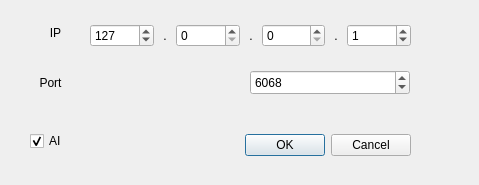
<?xml version="1.0" encoding="UTF-8"?>
<ui version="4.0">
 <class>NetworkDialog</class>
 <widget class="QDialog" name="NetworkDialog">
  <property name="windowModality">
   <enum>Qt::ApplicationModal</enum>
  </property>
  <property name="geometry">
   <rect>
    <x>0</x>
    <y>0</y>
    <width>479</width>
    <height>185</height>
   </rect>
  </property>
  <property name="windowTitle">
   <string>Server</string>
  </property>
  <widget class="QDialogButtonBox" name="buttonBox">
   <property name="geometry">
    <rect>
     <x>230</x>
     <y>130</y>
     <width>181</width>
     <height>31</height>
    </rect>
   </property>
   <property name="layoutDirection">
    <enum>Qt::LeftToRight</enum>
   </property>
   <property name="orientation">
    <enum>Qt::Horizontal</enum>
   </property>
   <property name="standardButtons">
    <set>QDialogButtonBox::Cancel|QDialogButtonBox::Ok</set>
   </property>
  </widget>
  <widget class="QWidget" name="horizontalLayoutWidget">
   <property name="geometry">
    <rect>
     <x>90</x>
     <y>20</y>
     <width>321</width>
     <height>31</height>
    </rect>
   </property>
   <layout class="QHBoxLayout" name="ipLayout">
    <item>
     <widget class="QSpinBox" name="ipASpin">
      <property name="maximum">
       <number>255</number>
      </property>
      <property name="value">
       <number>127</number>
      </property>
     </widget>
    </item>
    <item>
     <widget class="QLabel" name="ipSeparator1">
      <property name="maximumSize">
       <size>
        <width>10</width>
        <height>16777215</height>
       </size>
      </property>
      <property name="text">
       <string>.</string>
      </property>
      <property name="alignment">
       <set>Qt::AlignCenter</set>
      </property>
     </widget>
    </item>
    <item>
     <widget class="QSpinBox" name="ipBSpin">
      <property name="maximum">
       <number>255</number>
      </property>
     </widget>
    </item>
    <item>
     <widget class="QLabel" name="ipSeparator2">
      <property name="maximumSize">
       <size>
        <width>10</width>
        <height>16777215</height>
       </size>
      </property>
      <property name="text">
       <string>.</string>
      </property>
      <property name="alignment">
       <set>Qt::AlignCenter</set>
      </property>
     </widget>
    </item>
    <item>
     <widget class="QSpinBox" name="ipCSpin">
      <property name="maximum">
       <number>255</number>
      </property>
     </widget>
    </item>
    <item>
     <widget class="QLabel" name="ipSeparator3">
      <property name="maximumSize">
       <size>
        <width>10</width>
        <height>16777215</height>
       </size>
      </property>
      <property name="text">
       <string>.</string>
      </property>
      <property name="alignment">
       <set>Qt::AlignCenter</set>
      </property>
     </widget>
    </item>
    <item>
     <widget class="QSpinBox" name="ipDSpin">
      <property name="maximum">
       <number>255</number>
      </property>
      <property name="value">
       <number>1</number>
      </property>
     </widget>
    </item>
   </layout>
  </widget>
  <widget class="QLabel" name="ipLabel">
   <property name="geometry">
    <rect>
     <x>40</x>
     <y>20</y>
     <width>31</width>
     <height>25</height>
    </rect>
   </property>
   <property name="text">
    <string>IP</string>
   </property>
   <property name="alignment">
    <set>Qt::AlignCenter</set>
   </property>
  </widget>
  <widget class="QLabel" name="portLabel">
   <property name="geometry">
    <rect>
     <x>30</x>
     <y>70</y>
     <width>41</width>
     <height>25</height>
    </rect>
   </property>
   <property name="text">
    <string>Port</string>
   </property>
   <property name="alignment">
    <set>Qt::AlignCenter</set>
   </property>
  </widget>
  <widget class="QSpinBox" name="portSpin">
   <property name="geometry">
    <rect>
     <x>250</x>
     <y>70</y>
     <width>160</width>
     <height>25</height>
    </rect>
   </property>
   <property name="maximum">
    <number>65535</number>
   </property>
   <property name="value">
    <number>6068</number>
   </property>
  </widget>
  <widget class="QCheckBox" name="aiCheck">
   <property name="geometry">
    <rect>
     <x>30</x>
     <y>130</y>
     <width>118</width>
     <height>22</height>
    </rect>
   </property>
   <property name="text">
    <string>AI</string>
   </property>
   <property name="checked">
    <bool>true</bool>
   </property>
  </widget>
 </widget>
 <resources/>
 <connections>
  <connection>
   <sender>buttonBox</sender>
   <signal>accepted()</signal>
   <receiver>NetworkDialog</receiver>
   <slot>accept()</slot>
   <hints>
    <hint type="sourcelabel">
     <x>248</x>
     <y>254</y>
    </hint>
    <hint type="destinationlabel">
     <x>157</x>
     <y>274</y>
    </hint>
   </hints>
  </connection>
  <connection>
   <sender>buttonBox</sender>
   <signal>rejected()</signal>
   <receiver>NetworkDialog</receiver>
   <slot>reject()</slot>
   <hints>
    <hint type="sourcelabel">
     <x>316</x>
     <y>260</y>
    </hint>
    <hint type="destinationlabel">
     <x>286</x>
     <y>274</y>
    </hint>
   </hints>
  </connection>
 </connections>
</ui>
